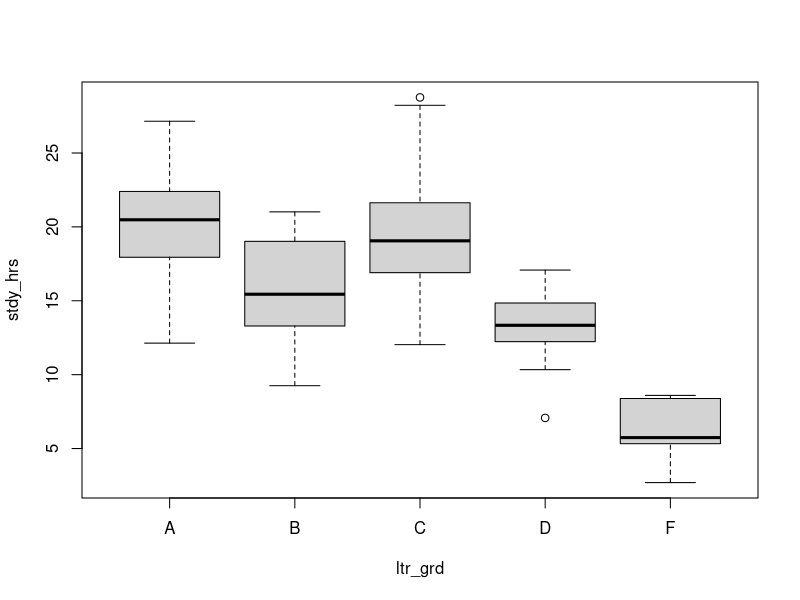

This figure's R source:
set.seed(123)

a <- rnorm(20, 2 * 10, 4)
b <- rnorm(20, 2 * 8, 4)
c <- rnorm(30, 2 * 9.5, 4.5)
d <- rnorm(15, 2 * 7, 3)
f <- rnorm(5, 2 * 2, 4)


grades <- c(
  rep("A", 20),
  rep("B", 20),
  rep("C", 30),
  rep("D", 15),
  rep("F", 5)
)

data <- data.frame(
  ltr_grd = grades,
  stdy_hrs = c(a, b, c, d, f)
)
data$ltr_grd <- factor(
  data$ltr_grd,
  ordered = T,
  levels = c("A", "B", "C", "D", "F")
)


write.csv(data, "grade_data.csv", row.names = F)

boxplot(stdy_hrs ~ ltr_grd, data)
